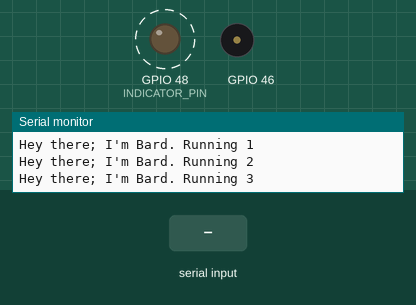
Simulated run of this sketch. Board: ESP32. Shown: output pins drawn as LEDs (lit = HIGH), buzzer (waves = sounding), the last lines printed to the serial monitor. Dashed ring = blinking. Inputs (shaded band) come from the test bench.

Above: at 2.7 s.
2.8 s: "Beep!\n" received over the second serial link
At 3.55 s:
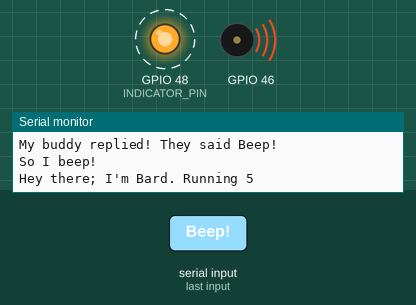
6.3 s: "1\n" received over the second serial link
Timing chart, 0 to 15.8 s (numbered marks = the images above; inputs shaded):
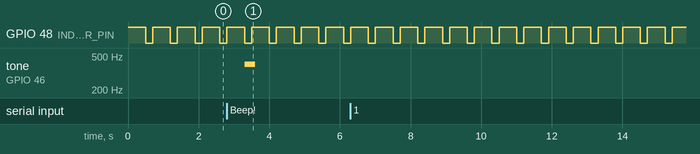

The sketch:

serial_barduino.ino
```cpp
#define INDICATOR_PIN 48

unsigned long i = 0;


void setup() {
  Serial.begin(115200);
  Serial1.begin(9600, SERIAL_8N1, 9, 8);  // Rx is 9 and Tx is 8

  pinMode(INDICATOR_PIN, OUTPUT);
}

void loop() {
  digitalWrite(INDICATOR_PIN, HIGH);
  Serial.print("Hey there; I'm Bard. Running ");
  Serial.println(i);

  Serial1.println("How you doin?");

  delay(500);

  if (Serial1.available()) {
    String content = Serial1.readStringUntil('\n');
    Serial.print("My buddy replied! They said ");
    Serial.println(content);

    if (content.equals("Beep!")) {
      Serial.println("So I beep!");
      tone(46, 400, 300);
    }
  }


  digitalWrite(INDICATOR_PIN, LOW);
  delay(200);

  i++;
}
```

Measured:
- after the input at 2.8 s, tone on GPIO 46: silent → 400 Hz after 0.50 s, → silent 0.30 s later
- by itself, GPIO 48 (INDICATOR_PIN): alternates HIGH for 0.50 s and LOW for 0.20 s
